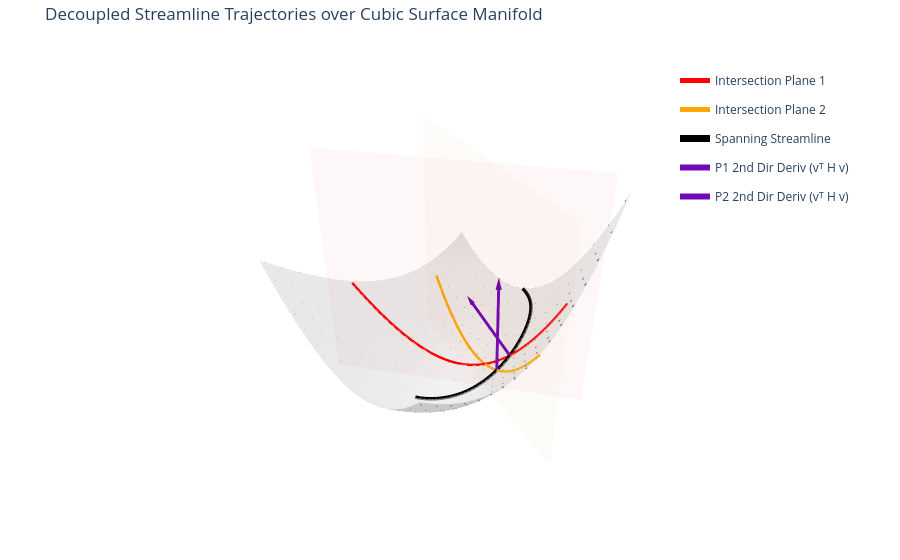

Notebook cell for this chart:
### Code cell
import numpy as np
import plotly.graph_objects as go

# ---------------------------------------------------------------------------
# PARAMETERS & DATA DENSITY
# ---------------------------------------------------------------------------
density_control = 3
vector_scale = 1

# ---------------------------------------------------------------------------
# 1. Define a Randomized Cubic Surface (CONCAVE UP) & Analytic Gradients
# ---------------------------------------------------------------------------
np.random.seed(None)

c = {
    '0':   np.random.uniform(0.1, 0.5),
    'x':   np.random.uniform(-0.2, 0.2),
    'y':   np.random.uniform(-0.2, 0.2),
    'x2':  np.random.uniform(0.05, 0.25),
    'xy':  np.random.uniform(-0.1, 0.1),
    'y2':  np.random.uniform(0.05, 0.25),
    'x3':  np.random.uniform(-0.02, 0.02),
    'x2y': np.random.uniform(-0.02, 0.02),
    'xy2': np.random.uniform(-0.02, 0.02),
    'y3':  np.random.uniform(-0.02, 0.02)
}

def surface_z(x, y):
    return (c['0'] + c['x']*x + c['y']*y +
            c['x2'] * x**2 + c['xy'] * x * y + c['y2'] * y**2 +
            c['x3'] * x**3 + c['x2y'] * (x**2)*y + c['xy2'] * x*(y**2) + c['y3'] * y**3)

def surface_gradients(x, y):
    df_dx = (c['x'] + 2 * c['x2'] * x + c['xy'] * y +
             3 * c['x3'] * x**2 + 2 * c['x2y'] * x * y + c['xy2'] * y**2)
    df_dy = (c['y'] + c['xy'] * x + 2 * c['y2'] * y +
             c['x2y'] * x**2 + 2 * c['xy2'] * x * y + 3 * c['y3'] * y**2)
    return df_dx, df_dy

x_range = np.linspace(-2, 2, 50)
y_range = np.linspace(-2, 2, 50)
X, Y = np.meshgrid(x_range, y_range)
Z = surface_z(X, Y)

# ---------------------------------------------------------------------------
# 2. RANDOMIZE HYPERPLANES WITH OCCASIONAL APPROXIMATE OVERLAPS
# ---------------------------------------------------------------------------
theta1 = np.random.uniform(0, np.pi)

if np.random.rand() < 0.4:
    angle_delta = np.random.uniform(2 * np.pi / 180, 10 * np.pi / 180) * np.sign(np.random.uniform(-1, 1))
    theta2 = theta1 + angle_delta
    x_intersect = np.random.uniform(-0.4, 0.4)
    y_intersect = np.random.uniform(-0.4, 0.4)
else:
    theta2 = np.random.uniform(0, np.pi)
    while abs(np.sin(theta1 - theta2)) < 0.3:
        theta2 = np.random.uniform(0, np.pi)
    x_intersect = np.random.uniform(-0.8, 0.8)
    y_intersect = np.random.uniform(-0.8, 0.8)

A1, B1 = np.cos(theta1), np.sin(theta1)
A2, B2 = np.cos(theta2), np.sin(theta2)

D1 = A1 * x_intersect + B1 * y_intersect
D2 = A2 * x_intersect + B2 * y_intersect

# ---------------------------------------------------------------------------
# 3. Define Flow Field & Derivatives
# ---------------------------------------------------------------------------
freqs = np.random.uniform(0.5, 1.5, size=(4,))
phases = np.random.uniform(0, 2 * np.pi, size=(4,))
amps = np.random.uniform(0.5, 1.5, size=(4,))

def flow_field(x, y):
    vx_raw = amps[0] * np.sin(freqs[0] * y + phases[0]) + amps[1] * np.cos(freqs[1] * x + phases[1])
    vy_raw = amps[2] * np.sin(freqs[2] * x + phases[2]) + amps[3] * np.cos(freqs[3] * y + phases[3])
    df_dx, df_dy = surface_gradients(x, y)
    vz = df_dx * vx_raw + df_dy * vy_raw
    return vx_raw, vy_raw, vz

def calculate_derivatives_at(x, y):
    vx, vy, vz = flow_field(x, y)
    v_vec = np.array([vx, vy, vz])

    eps = 1e-5
    vx_xp, vy_xp, vz_xp = flow_field(x + eps, y)
    vx_xm, vy_xm, vz_xm = flow_field(x - eps, y)
    dv_dx = np.array([vx_xp - vx_xm, vy_xp - vy_xm, vz_xp - vz_xm]) / (2 * eps)

    vx_yp, vy_yp, vz_yp = flow_field(x, y + eps)
    vx_ym, vy_ym, vz_ym = flow_field(x, y - eps)
    dv_dy = np.array([vx_yp - vx_ym, vy_yp - vy_ym, vz_yp - vz_ym]) / (2 * eps)

    accel_vec = vx * dv_dx + vy * dv_dy
    return v_vec, accel_vec

# ---------------------------------------------------------------------------
# 4. RK4 Streamline Integrator (Decoupled initialization)
# ---------------------------------------------------------------------------
def integrate_half_streamline(start_xy, steps=450, dt=0.015, forward=True):
    direction = 1.0 if forward else -1.0
    h = dt * direction
    pts = [np.array([start_xy[0], start_xy[1], surface_z(start_xy[0], start_xy[1])])]

    for _ in range(steps):
        curr = pts[-1]
        x, y, _ = curr

        k1_vx, k1_vy, _ = flow_field(x, y)
        ax, ay = x + 0.5 * h * k1_vx, y + 0.5 * h * k1_vy
        k2_vx, k2_vy, _ = flow_field(ax, ay)
        bx, by = x + 0.5 * h * k2_vx, y + 0.5 * h * k2_vy
        k3_vx, k3_vy, _ = flow_field(bx, by)
        cx, cy = x + h * k3_vx, y + h * k3_vy
        k4_vx, k4_vy, _ = flow_field(cx, cy)

        nxt_x = x + (h / 6.0) * (k1_vx + 2*k2_vx + 2*k3_vx + k4_vx)
        nxt_y = y + (h / 6.0) * (k1_vy + 2*k2_vy + 2*k3_vy + k4_vy)

        if not (-2.0 <= nxt_x <= 2.0 and -2.0 <= nxt_y <= 2.0):
            break

        nxt_z = surface_z(nxt_x, nxt_y)
        pts.append(np.array([nxt_x, nxt_y, nxt_z]))

    return np.array(pts)

def generate_boundary_crossing_streamline():
    # MODIFIED: Instead of starting at the intersection, start at a random point
    # along Plane 1 line equation, shifted away from the intersection line point.
    t_offset = np.random.uniform(-1.2, 1.2)
    # Ensure we don't start right on the intersection point by accident
    if abs(t_offset) < 0.2:
        t_offset += 0.4 * np.sign(t_offset if t_offset != 0 else 1)

    start_x = x_intersect - B1 * t_offset
    start_y = y_intersect + A1 * t_offset

    # Clip starting parameters to domain bounds
    start_xy = np.array([np.clip(start_x, -1.5, 1.5), np.clip(start_y, -1.5, 1.5)])

    forward_pts = integrate_half_streamline(start_xy, forward=True)
    backward_pts = integrate_half_streamline(start_xy, forward=False)
    return np.vstack((np.flip(backward_pts, axis=0)[:-1], forward_pts))

streamline = generate_boundary_crossing_streamline()

# ---------------------------------------------------------------------------
# 5. Locate Exact Boundary Crossings
# ---------------------------------------------------------------------------
def get_implicit_crossing_point(pts, A, B, D):
    for i in range(len(pts) - 1):
        val1 = A * pts[i][0] + B * pts[i][1] - D
        val2 = A * pts[i+1][0] + B * pts[i+1][1] - D
        if val1 * val2 <= 0:
            t = abs(val1) / (abs(val1) + abs(val2))
            return pts[i][:2] + t * (pts[i+1][:2] - pts[i][:2])
    return None

cross1_xy = get_implicit_crossing_point(streamline, A1, B1, D1)
cross2_xy = get_implicit_crossing_point(streamline, A2, B2, D2)

# ---------------------------------------------------------------------------
# 6. Build Interactive Plotly Figure
# ---------------------------------------------------------------------------
fig = go.Figure()

# --- A. Plot Base Cubic Surface ---
gray_colorscale = [[0, 'rgb(215, 215, 215)'], [1, 'rgb(215, 215, 215)']]
fig.add_trace(go.Surface(x=X, y=Y, z=Z, colorscale=gray_colorscale, showscale=False, opacity=0.55, name="Cubic Surface"))

# --- B. Generate Dynamic Parametric Meshes for Hyperplanes ---
z_min, z_max = np.min(Z) - 0.2, np.max(Z) + 0.2
z_plane_range = np.linspace(z_min, z_max, 10)
t_line = np.linspace(-2.5, 2.5, 50)

# Plane 1 Geometry
p1_x_line = (D1 * A1) - B1 * t_line
p1_y_line = (D1 * B1) + A1 * t_line
P1_X, P1_Z = np.meshgrid(p1_x_line, z_plane_range)
P1_Y, _ = np.meshgrid(p1_y_line, z_plane_range)

# Plane 2 Geometry
p2_x_line = (D2 * A2) - B2 * t_line
p2_y_line = (D2 * B2) + A2 * t_line
P2_X, P2_Z = np.meshgrid(p2_x_line, z_plane_range)
P2_Y, _ = np.meshgrid(p2_y_line, z_plane_range)

# Surface Intersection Curves
t_curve = np.linspace(-2.0, 2.0, 200)
p1_cx = np.clip((D1 * A1) - B1 * t_curve, -2, 2)
p1_cy = np.clip((D1 * B1) + A1 * t_curve, -2, 2)
p2_cx = np.clip((D2 * A2) - B2 * t_curve, -2, 2)
p2_cy = np.clip((D2 * B2) + A2 * t_curve, -2, 2)

# Plot Plane 1 (Red)
fig.add_trace(go.Surface(x=P1_X, y=P1_Y, z=P1_Z, colorscale=[[0, 'rgba(255,0,0,0.12)'], [1, 'rgba(255,0,0,0.12)']], showscale=False, opacity=0.25, hoverinfo='skip', showlegend=False))
fig.add_trace(go.Scatter3d(x=p1_cx, y=p1_cy, z=surface_z(p1_cx, p1_cy), mode='lines', line=dict(color='red', width=5), name="Intersection Plane 1"))

# Plot Plane 2 (Orange)
fig.add_trace(go.Surface(x=P2_X, y=P2_Y, z=P2_Z, colorscale=[[0, 'rgba(255,165,0,0.12)'], [1, 'rgba(255,165,0,0.12)']], showscale=False, opacity=0.25, hoverinfo='skip', showlegend=False))
fig.add_trace(go.Scatter3d(x=p2_cx, y=p2_cy, z=surface_z(p2_cx, p2_cy), mode='lines', line=dict(color='orange', width=5), name="Intersection Plane 2"))

# --- C. Plot Single Black Streamline ---
fig.add_trace(go.Scatter3d(x=streamline[:, 0], y=streamline[:, 1], z=streamline[:, 2], mode='lines', line=dict(color='black', width=7), name="Spanning Streamline"))

# --- D. Background Flow Field Cones ---
X_q, Y_q = X[::density_control, ::density_control], Y[::density_control, ::density_control]
Vx, Vy, Vz = flow_field(X_q, Y_q)
fig.add_trace(go.Cone(x=X_q.flatten(), y=Y_q.flatten(), z=surface_z(X_q, Y_q).flatten(), u=Vx.flatten(), v=Vy.flatten(), w=Vz.flatten(), colorscale=[[0, 'rgb(120,120,120)'], [1, 'rgb(120,120,120)']], showscale=False, sizemode="scaled", sizeref=0.18, name="Flow Field"))

# --- E. Shaft + Cone Vector Head Drawing Function ---
def add_arrow_with_shaft(fig, start_pt, direction_vec, color, name, scale_factor):
    mag = np.linalg.norm(direction_vec)
    if mag == 0: return
    dir_norm = direction_vec / mag
    scaled_vec = dir_norm * scale_factor
    end_pt = start_pt + scaled_vec

    fig.add_trace(go.Scatter3d(
        x=[start_pt[0], end_pt[0]], y=[start_pt[1], end_pt[1]], z=[start_pt[2], end_pt[2]],
        mode='lines', line=dict(color=color, width=6), name=name, legendgroup=name
    ))
    fig.add_trace(go.Cone(
        x=[end_pt[0]], y=[end_pt[1]], z=[end_pt[2]], u=[dir_norm[0]], v=[dir_norm[1]], w=[dir_norm[2]],
        colorscale=[[0, color], [1, color]], showscale=False, sizemode="absolute", sizeref=0.15, name=name, legendgroup=name, showlegend=False
    ))

# Plot Derivative Pairs at Crossing Locations (if crossings exist)
for idx, (cross_xy, p_label) in enumerate(zip([cross1_xy, cross2_xy], ["P1", "P2"])):
    if cross_xy is not None:
        p_z = surface_z(cross_xy[0], cross_xy[1])
        pos_3d = np.array([cross_xy[0], cross_xy[1], p_z])
        v_vector, a_vector = calculate_derivatives_at(cross_xy[0], cross_xy[1])

        # Tangent Vector (Cyan/Blue)
      #  add_arrow_with_shaft(fig, pos_3d, v_vector, 'rgb(0, 180, 216)', f"{p_label} Tangent (v)", scale_factor=vector_scale)
        # Second Directional Derivative Vector (Purple)
        add_arrow_with_shaft(fig, pos_3d, a_vector, 'rgb(114, 9, 183)', f"{p_label} 2nd Dir Deriv (vᵀ H v)", scale_factor=vector_scale)

        #fig.add_trace(go.Scatter3d(x=[pos_3d[0]], y=[pos_3d[1]], z=[pos_3d[2]], mode='markers', marker=dict(color='black', size=5), showlegend=False))

# --- F. Layout Configuration ---
hidden_axis = dict(visible=False)
fig.update_layout(
    title="Decoupled Streamline Trajectories over Cubic Surface Manifold",
    scene=dict(xaxis=hidden_axis, yaxis=hidden_axis, zaxis=hidden_axis, aspectmode='cube'),
    margin=dict(l=0, r=0, b=0, t=40),
    legend=dict(yanchor="top", y=0.95, xanchor="right", x=0.95)
)

fig.show()

### Figure 1 — Plotly figure (JSON) as saved in the notebook; plotly's stock layout.template omitted (floating-point values rounded to 4 significant figures; data arrays with more than 128 entries replaced by an {"elided": "..."} marker saying what was removed)
{"data": [{"colorscale": [[0, "rgb(215, 215, 215)"], [1, "rgb(215, 215, 215)"]], "name": "Cubic Surface", "opacity": 0.55, "showscale": false, "x": {"elided": "50x50 float values"}, "y": {"elided": "50x50 float values"}, "z": {"elided": "50x50 float values"}, "type": "surface"}, {"colorscale": [[0, "rgba(255,0,0,0.12)"], [1, "rgba(255,0,0,0.12)"]], "hoverinfo": "skip", "opacity": 0.25, "showlegend": false, "showscale": false, "x": {"elided": "10x50 float values"}, "y": {"elided": "10x50 float values"}, "z": {"elided": "10x50 float values"}, "type": "surface"}, {"line": {"color": "red", "width": 5}, "mode": "lines", "name": "Intersection Plane 1", "x": {"elided": "200 float values"}, "y": {"elided": "200 float values"}, "z": {"elided": "200 float values"}, "type": "scatter3d"}, {"colorscale": [[0, "rgba(255,165,0,0.12)"], [1, "rgba(255,165,0,0.12)"]], "hoverinfo": "skip", "opacity": 0.25, "showlegend": false, "showscale": false, "x": {"elided": "10x50 float values"}, "y": {"elided": "10x50 float values"}, "z": {"elided": "10x50 float values"}, "type": "surface"}, {"line": {"color": "orange", "width": 5}, "mode": "lines", "name": "Intersection Plane 2", "x": {"elided": "200 float values"}, "y": {"elided": "200 float values"}, "z": {"elided": "200 float values"}, "type": "scatter3d"}, {"line": {"color": "black", "width": 7}, "mode": "lines", "name": "Spanning Streamline", "x": {"elided": "523 float values"}, "y": {"elided": "523 float values"}, "z": {"elided": "523 float values"}, "type": "scatter3d"}, {"colorscale": [[0, "rgb(120,120,120)"], [1, "rgb(120,120,120)"]], "name": "Flow Field", "showscale": false, "sizemode": "scaled", "sizeref": 0.18, "u": {"elided": "289 float values"}, "v": {"elided": "289 float values"}, "w": {"elided": "289 float values"}, "x": {"elided": "289 float values"}, "y": {"elided": "289 float values"}, "z": {"elided": "289 float values"}, "type": "cone"}, {"legendgroup": "P1 2nd Dir Deriv (vᵀ H v)", "line": {"color": "rgb(114, 9, 183)", "width": 6}, "mode": "lines", "name": "P1 2nd Dir Deriv (vᵀ H v)", "x": [-0.8657, -0.711], "y": [0.7385, -0.1759], "z": [0.5459, 0.9201], "type": "scatter3d"}, {"colorscale": [[0, "rgb(114, 9, 183)"], [1, "rgb(114, 9, 183)"]], "legendgroup": "P1 2nd Dir Deriv (vᵀ H v)", "name": "P1 2nd Dir Deriv (vᵀ H v)", "showlegend": false, "showscale": false, "sizemode": "absolute", "sizeref": 0.15, "u": [0.1547], "v": [-0.9143], "w": [0.3742], "x": [-0.711], "y": [-0.1759], "z": [0.9201], "type": "cone"}, {"legendgroup": "P2 2nd Dir Deriv (vᵀ H v)", "line": {"color": "rgb(114, 9, 183)", "width": 6}, "mode": "lines", "name": "P2 2nd Dir Deriv (vᵀ H v)", "x": [-0.5413, -1.098], "y": [0.7521, 0.112], "z": [0.4941, 1.023], "type": "scatter3d"}, {"colorscale": [[0, "rgb(114, 9, 183)"], [1, "rgb(114, 9, 183)"]], "legendgroup": "P2 2nd Dir Deriv (vᵀ H v)", "name": "P2 2nd Dir Deriv (vᵀ H v)", "showlegend": false, "showscale": false, "sizemode": "absolute", "sizeref": 0.15, "u": [-0.5569], "v": [-0.6401], "w": [0.5293], "x": [-1.098], "y": [0.112], "z": [1.023], "type": "cone"}], "layout": {"scene": {"xaxis": {"visible": false}, "yaxis": {"visible": false}, "zaxis": {"visible": false}, "aspectmode": "cube"}, "margin": {"l": 0, "r": 0, "b": 0, "t": 40}, "legend": {"yanchor": "top", "y": 0.95, "xanchor": "right", "x": 0.95}, "title": {"text": "Decoupled Streamline Trajectories over Cubic Surface Manifold"}}}
